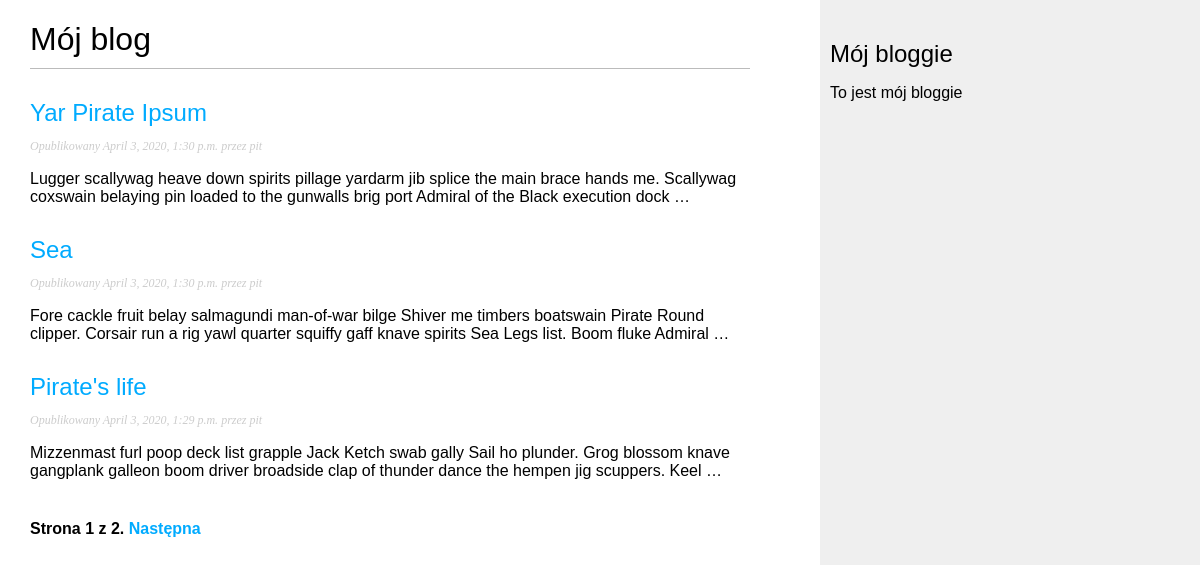
Screenshot of /bloggie/ with the database file from the repository.
### bloggie/models.py (models this page shows, shortened)
class Post(models.Model):
    def get_absolute_url(self):
        return reverse('bloggie:post_detail',
                       args=[self.publish.year,
                             self.publish.strftime('%m'),
                             self.publish.strftime('%d'),
                             self.slug])
    STATUS_CHOICES = (
        ('draft', 'Roboczy'),
        ('published', 'Opublikowany'),
    )
    title = models.CharField(max_length=250)
    slug = models.SlugField(max_length=250,
                            unique_for_date='publish')
    author = models.ForeignKey(User,
                               related_name='blog_posts')
    body = models.TextField()
    publish = models.DateTimeField(default=timezone.now)
    created = models.DateTimeField(auto_now_add=True)
    updated = models.DateTimeField(auto_now=True)
    status = models.CharField(max_length=10,
                              choices=STATUS_CHOICES,
                              default='draft')
    objects = models.Manager()  #default Manager
    published = PublishedManager()
    class Meta:
        ordering = ('-publish',)

### bloggie/views.py (the view)
class PostListView(ListView):
    queryset = Post.published.all()
    context_object_name = 'posts'
    paginate_by = 3
    template_name = 'bloggie/post/list.html'

### bloggie/templates/bloggie/post/list.html (shortened to what this page needs)
{% extends 'bloggie/base.html' %}
{% block content %}
<h1>Mój blog</h1>
{% for post in posts %}
<h2>
    <a href="{{ post.get_absolute_url}}">{{ post.title}}</a>
</h2>
<p class="date">
    Opublikowany {{ post.publish }} przez {{ post.author }}
</p>
{{ post.body|truncatewords:30|linebreaks }}
{% endfor %}
{% include "pagination.html" with page=page_obj %}
{% endblock %}

### bloggie/static/css/bloggie.css (style rules this page uses)
body { margin:0; padding:0; font-family:helvetica, sans-serif; }
a { color:#00abff; text-decoration:none; }
h1 { font-weight:normal; border-bottom:1px solid #bbb; padding:0 0 10px 0; }
h2 { font-weight:normal; margin:30px 0 0; }
p.date { color:#ccc; font-family: georgia, serif; font-size: 12px; font-style: italic; }

### rows the page displays
Post: title "Yar Pirate Ipsum", publish "April 3, 2020, 1:30 p.m.", author "pit", body "Lugger scallywag heave down spirits pillage yardarm jib splice the main brace hands me. Scallywag coxswain belaying pin loaded to the gunwalls brig port Admiral of the Black execution dock …"
Post: title "Sea", publish "April 3, 2020, 1:30 p.m.", author "pit", body "Fore cackle fruit belay salmagundi man-of-war bilge Shiver me timbers boatswain Pirate Round clipper. Corsair run a rig yawl quarter squiffy gaff knave spirits Sea Legs list. Boom fluke Admiral …"
Post: title "Pirate's life", publish "April 3, 2020, 1:29 p.m.", author "pit", body "Mizzenmast furl poop deck list grapple Jack Ketch swab gally Sail ho plunder. Grog blossom knave gangplank galleon boom driver broadside clap of thunder dance the hempen jig scuppers. Keel …"

### other values shown
{{ page.number }} "1"
{{ page.paginator.num_pages }} "2"
